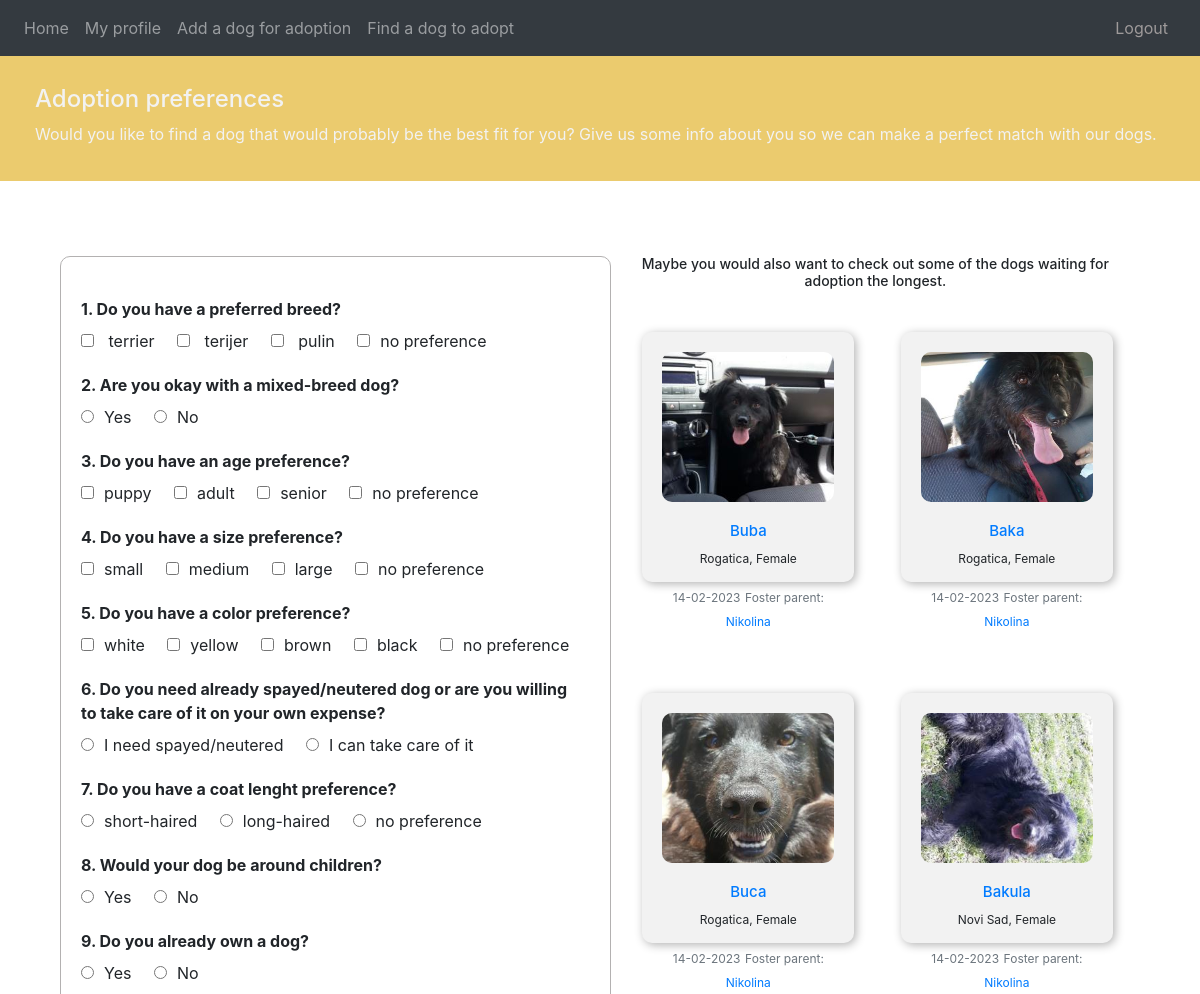
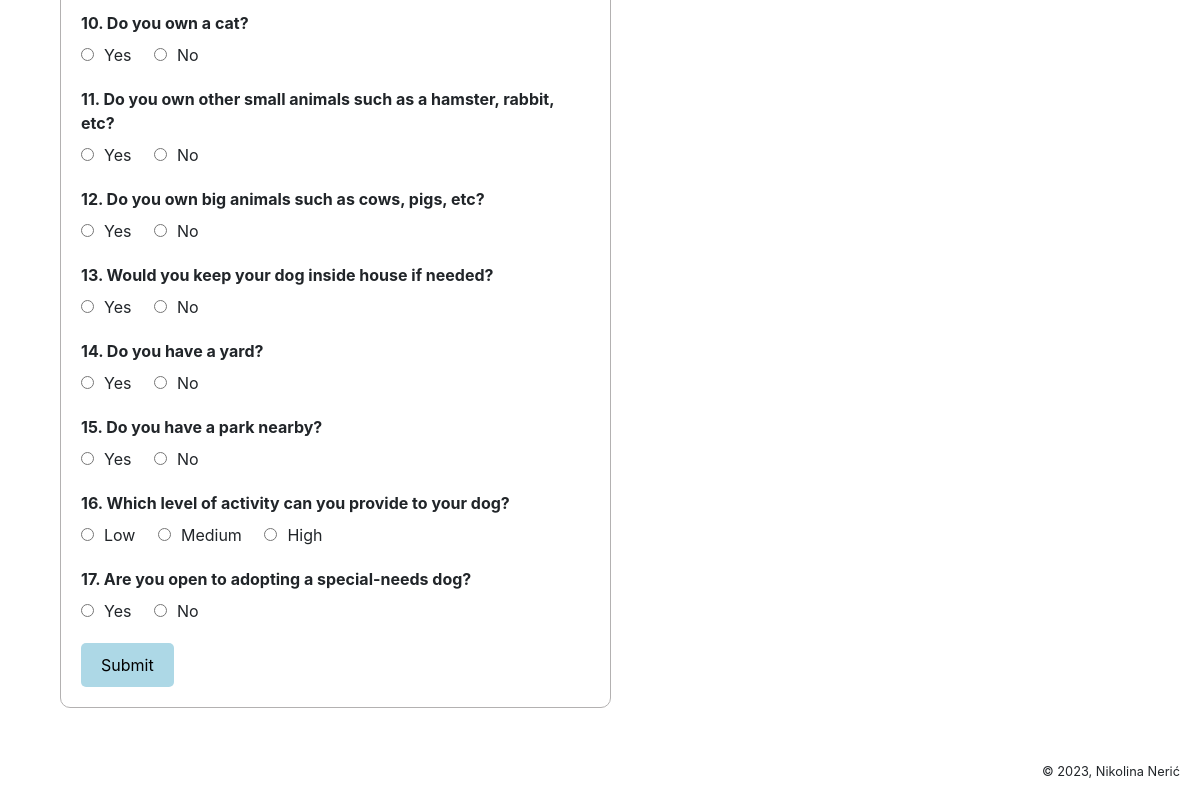
The page /edit (signed in) on the database its author committed (2 pictures, top to bottom).
### website/models.py (models this page shows, shortened)
class Post(db.Model):
    id = db.Column(db.Integer, primary_key = True)
    title = db.Column(db.String(150))
    gender = db.Column(db.String(150))
    city = db.Column(db.String(150))
    data = db.Column(db.String(10000))
    image_file = db.Column(db.String(150), nullable=False)
    date_posted = db.Column(db.DateTime(timezone = True), default = func.now())
    user_id = db.Column(db.Integer, db.ForeignKey('user.id'))
    dog_info = db.relationship('DogInfo', backref = 'user', uselist = False)

class User(db.Model, UserMixin):
    id = db.Column(db.Integer, primary_key = True)
    email = db.Column(db.String(150), unique = True)
    password = db.Column(db.String(150))
    first_name = db.Column(db.String(150))
    image_file = db.Column(db.String(150), nullable=False, default='default.jpg')
    posts = db.relationship('Post', backref ='author', lazy = True)
    user_info = db.relationship('UserInfo', backref = 'info', uselist = False)

### website/views.py (the view, shortened to what this page needs)
@login_required
def edit_user_info():
    info = UserInfo.query.filter_by(user_id = current_user.id).first()
    if request.method == 'GET':
        if not info:
            abort(403)
        posts = Post.query.order_by(Post.date_posted.asc()).limit(8).all()
        breeds = set()
        for dog in session.query(DogInfo.primary_breed).filter(DogInfo.primary_breed != ('unknown' or 'Unknown')).distinct():
            breeds.add((dog.primary_breed).lower())
    return render_template('user_info.html', user = current_user, breeds = breeds, posts = posts)

### website/templates/user_info.html (shortened to what this page needs)
{% extends "base.html" %} {% block title %}Questionnaire{% endblock %} {% block content
  %}
    <div class ="colored-strip">
      <h4 text-align = "center">Adoption preferences</h4>
      <h7 text-align = "center">Would you like to find a dog that would probably be the best fit for you?
      Give us some info about you so we can make a perfect match with our dogs.</h7>
    </div>
    <div class="container">
      <div class="questionnaire class=left-side" >
          <form method="POST"  action=""  onsubmit="return validateForm();">
            <div class="question">
                <label for="q1">1. Do you have a preferred breed?</label>
                <br>
                {% for breed in breeds %}
                <input type="checkbox" id="q1" name="q1" value="{{ breed }}"> {{ breed }} &nbsp &nbsp
                {% endfor %}
                <input type="checkbox" id="q1" name="q1" value="all">no preference
            </div>
            <div class="question">
                <label for="q2">2. Are you okay with a mixed-breed dog?</label>
                <br>
                <input type="radio" id="q2" name="q2" value=1 >Yes &nbsp &nbsp
                <input type="radio" id="q2" name="q2" value=0>No
            </div>
            <div class="question">
                <label for="q3">3. Do you have an age preference?</label>
                <br>
                <input type="checkbox" id="q3" name="q3" value="puppy">puppy &nbsp &nbsp
                <input type="checkbox" id="q3" name="q3" value="adult">adult &nbsp &nbsp
                <input type="checkbox" id="q3" name="q3" value="senior">senior &nbsp &nbsp
                <input type="checkbox" id="q3" name="q3" value="all">no preference &nbsp &nbsp
            </div>
            <div class="question">
                <label for="q4">4. Do you have a size preference?</label>
                <br>
                <input type="checkbox" id="q4" name="q4" value="small">small &nbsp &nbsp
                <input type="checkbox" id="q4" name="q4" value="medium">medium &nbsp &nbsp
                <input type="checkbox" id="q4" name="q4" value="large">large &nbsp &nbsp
                <input type="checkbox" id="q4" name="q4" value="all">no preference &nbsp &nbsp
            </div>
            <div class="question">
              <label for="q5">5. Do you have a color preference?</label>
              <br>
              <input type="checkbox" id="q5" name="q5" value="white">white &nbsp &nbsp
              <input type="checkbox" id="q5" name="q5" value="yellow">yellow &nbsp &nbsp
              <input type="checkbox" id="q5" name="q5" value="brown">brown &nbsp &nbsp
              <input type="checkbox" id="q5" name="q5" value="black">black &nbsp &nbsp
              <input type="checkbox" id="q5" name="q5" value="all">no preference &nbsp &nbsp
            </div>
            <div class="question">
              <label for="q6">6. Do you need already spayed/neutered dog or are you willing to take care of it on your own expense?</label>
              <br>
              <input type="radio" id="q6" name="q6" value=1>I need spayed/neutered &nbsp &nbsp
              <input type="radio" id="q6" name="q6" value=0>I can take care of it &nbsp &nbsp
          </div>
          <div class="question">
            <label for="q7">7. Do you have a coat lenght preference? </label>
            <br>
            <input type="radio" id="q7" name="q7" value="short">short-haired  &nbsp &nbsp
            <input type="radio" id="q7" name="q7" value="long">long-haired &nbsp &nbsp
            <input type="radio" id="q7" name="q7" value="all">no preference &nbsp &nbsp
          </div>
          <div class="question">
            <label for="q8">8. Would your dog be around children? </label>
            <br>
            <input type="radio" id="q8" name="q8" value=1>Yes &nbsp &nbsp
            <input type="radio" id="q8" name="q8" value=0>No &nbsp &nbsp
          </div>
          <div class="question">
            <label for="q9">9. Do you already own a dog? </label>
            <br>
            <input type="radio" id="q9" name="q9" value=1>Yes &nbsp &nbsp
            <input type="radio" id="q9" name="q9" value=0>No &nbsp &nbsp
          </div>
          <div class="question">
            <label for="q10">10. Do you own a cat? </label>
            <br>
            <input type="radio" id="q10" name="q10" value=1>Yes &nbsp &nbsp
            <input type="radio" id="q10" name="q10" value=0>No &nbsp &nbsp
          </div>
          <div class="question">
            <label for="q11">11. Do you own other small animals such as a hamster, rabbit, etc? </label>
            <br>
            <input type="radio" id="q11" name="q11" value=1>Yes &nbsp &nbsp
            <input type="radio" id="q11" name="q11" value=0>No &nbsp &nbsp
          </div>
          <div class="question">
            <label for="q12">12. Do you own big animals such as cows, pigs, etc? </label>
            <br>
            <input type="radio" id="q12" name="q12" value=1>Yes &nbsp &nbsp
            <input type="radio" id="q12" name="q12" value=0>No &nbsp &nbsp
          </div>
          <div class="question">
            <label for="q13">13. Would you keep your dog inside house if needed? </label>
            <br>
            <input type="radio" id="q13" name="q13" value=1>Yes &nbsp &nbsp
            <input type="radio" id="q13" name="q13" value=0>No &nbsp &nbsp
          </div>
          <div class="question">
            <label for="14">14. Do you have a yard? </label>
            <br>
            <input type="radio" id="q14" name="q14" value=1>Yes &nbsp &nbsp
            <input type="radio" id="q14" name="q14" value=0>No &nbsp &nbsp
          </div>
          <div class="question">
            <label for="15">15. Do you have a park nearby? </label>
            <br>
            <input type="radio" id="q15" name="q15" value=1>Yes &nbsp &nbsp
            <input type="radio" id="q15" name="q15" value=0>No &nbsp &nbsp
          </div>
          <div class="question">
            <label for="16">16. Which level of activity can you provide to your dog? </label>
            <br>
            <input type="radio" id="q16" name="q16" value="low">Low &nbsp &nbsp
            <input type="radio" id="q16" name="q16" value="medium">Medium &nbsp &nbsp
            <input type="radio" id="q16" name="q16" value="high">High &nbsp &nbsp
          </div>
          <div class="question">
            <label for="17">17. Are you open to adopting a special-needs dog? </label>
            <br>
            <input type="radio" id="remember-checkbox" name="q17" value=1>Yes &nbsp &nbsp
            <input type="radio" id="remember-checkbox" name="q17" value=0>No &nbsp &nbsp
          </div>
            <input type="submit" value="Submit">
          </form>
      </div>
      <br>
      <div class="right-side">
        <h6 text-align = "center" style="text-align: center; font-size: 14px;">Maybe you would also want to check out some of the dogs waiting for adoption the longest.</h6>
        <br>
        {% for post in posts %}
        <div class="dog-card">
          <img src="{{ url_for('static', filename='profile_pics/' + post.image_file) }}" alt="dog" />
          <h2><a href="{{ url_for('post', post_id = post.id )}}">{{ post.title }} </a></h2>
          <p>{{ post.city }}, {{ post.gender }} </p>
          <small class="text-muted">{{ post.date_posted.strftime('%d-%m-%Y') }}</small>
          <small class="text-muted">Foster parent: <a href="{{ url_for('user', user_id = post.author.id )}}">{{ post.author.first_name }}</a></small>
        </div>
      {% endfor %}
      </div>
    </div>
    <br>
    <br>
  {% endblock %}

### website/templates/base.html (style rules this page uses)
html, body { margin: 0; height: 100%; }

### website/templates/user_info.html (style rules this page uses)
.container { display: flex; margin-top: 100px; margin-bottom: 40px; }
.right-side { width: 100%; }
.questionnaire { width: 100%; padding: 20px; border: 1px solid rgb(179, 177, 177); border-radius: 10px; text-align: left; margin-bottom: 5%; }
.question { margin-top: 20px; }
label { font-weight: bold; margin-right: 10px; }
input[type="radio"], input[type="checkbox"] { margin-right: 10px; }
input[type="submit"] { margin-top: 20px; padding: 10px 20px; background-color: lightblue; border: none; border-radius: 5px; cursor: pointer; }
.colored-strip { position: absolute; left: 0; right: 0; top: 50px; width: 100%; background-color: #ebcb6e; padding: 35px; color:#f2f2f2 }
.dog-card { display: inline-block; width: 40%; margin: 2%; margin-bottom: 100px; margin-left: 6%; text-align: center; vertical-align: top; flex-direction: column; align-items: center; height: 250px; background-color: #f2f2f2; border-radius: 10px; padding: 20px; box-shadow: 2px 2px 10px rgba(0, 0, 0, 0.3); }
.dog-card img { width: 100%; height: 150px; object-fit: cover; border-radius: 10px; margin-bottom: 20px; }
.dog-card h2 { font-size: 15px; margin-bottom: 10px; }
.dog-card p { font-size: 12px; }
.dog-card small { font-size: 12px; }

### rows shown on the page
Post: image_file (picture), title "Buba", city "Rogatica", gender "Female", date_posted "14-02-2023", author.first_name "Nikolina"
Post: image_file (picture), title "Baka", city "Rogatica", gender "Female", date_posted "14-02-2023", author.first_name "Nikolina"
Post: image_file (picture), title "Buca", city "Rogatica", gender "Female", date_posted "14-02-2023", author.first_name "Nikolina"
Post: image_file (picture), title "Bakula", city "Novi Sad", gender "Female", date_posted "14-02-2023", author.first_name "Nikolina"

### other values the page prints
{{ breed }} "terrier" "terijer" "pulin"
